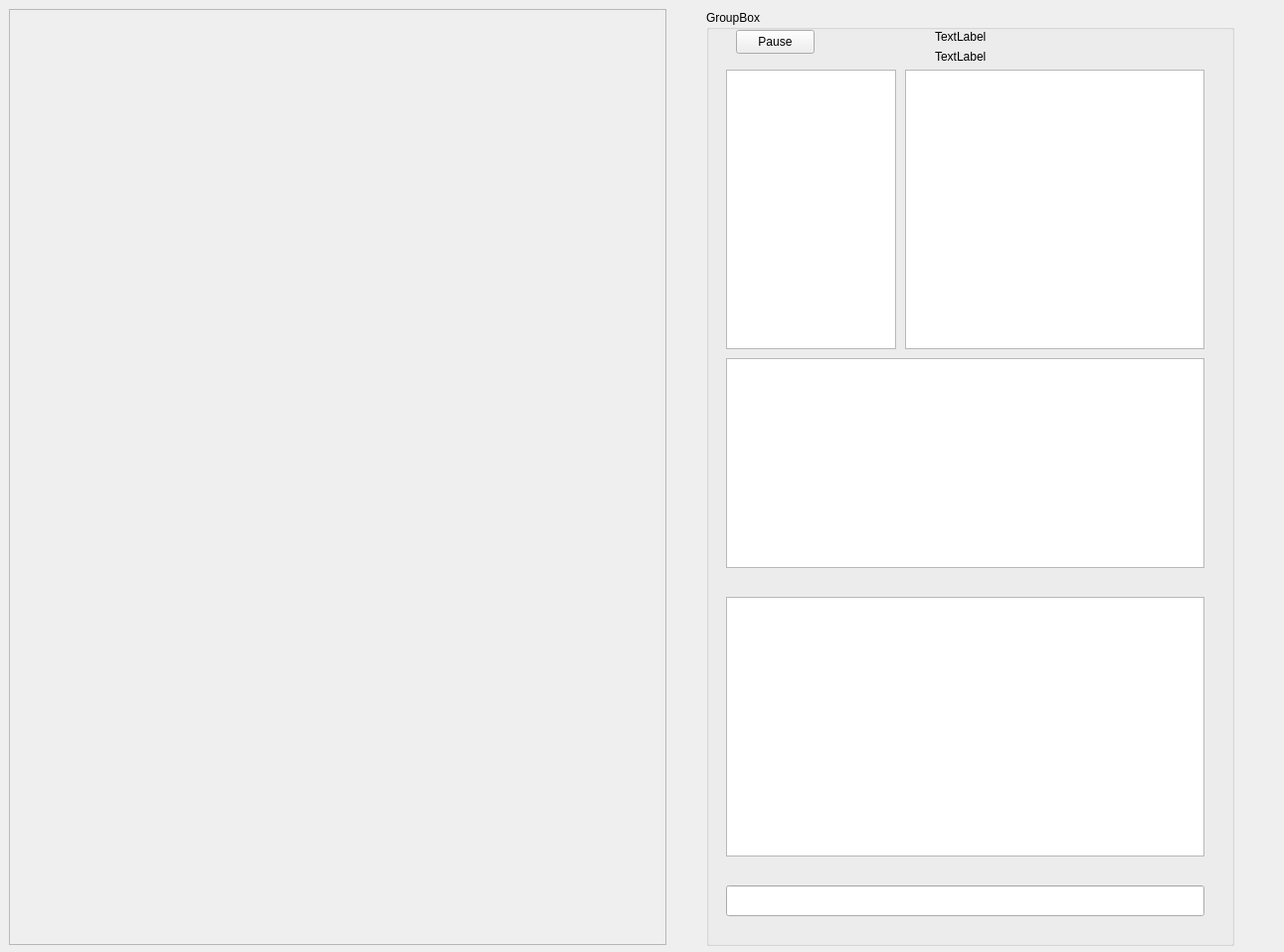
<?xml version="1.0" encoding="UTF-8"?>
<ui version="4.0">
 <class>Form</class>
 <widget class="QWidget" name="Form">
  <property name="enabled">
   <bool>true</bool>
  </property>
  <property name="geometry">
   <rect>
    <x>0</x>
    <y>0</y>
    <width>1291</width>
    <height>957</height>
   </rect>
  </property>
  <property name="windowTitle">
   <string>Form</string>
  </property>
  <widget class="GameBoardWidget" name="board">
   <property name="geometry">
    <rect>
     <x>9</x>
     <y>9</y>
     <width>661</width>
     <height>941</height>
    </rect>
   </property>
   <property name="frameShape">
    <enum>QFrame::StyledPanel</enum>
   </property>
   <property name="frameShadow">
    <enum>QFrame::Raised</enum>
   </property>
  </widget>
  <widget class="QGroupBox" name="panel">
   <property name="geometry">
    <rect>
     <x>710</x>
     <y>10</y>
     <width>531</width>
     <height>941</height>
    </rect>
   </property>
   <property name="title">
    <string>GroupBox</string>
   </property>
   <widget class="QListWidget" name="list_towers">
    <property name="geometry">
     <rect>
      <x>20</x>
      <y>60</y>
      <width>171</width>
      <height>281</height>
     </rect>
    </property>
   </widget>
   <widget class="QPushButton" name="pause_button">
    <property name="geometry">
     <rect>
      <x>30</x>
      <y>20</y>
      <width>79</width>
      <height>24</height>
     </rect>
    </property>
    <property name="text">
     <string>Pause</string>
    </property>
   </widget>
   <widget class="QLabel" name="life">
    <property name="geometry">
     <rect>
      <x>230</x>
      <y>20</y>
      <width>57</width>
      <height>14</height>
     </rect>
    </property>
    <property name="text">
     <string>TextLabel</string>
    </property>
   </widget>
   <widget class="QLabel" name="money">
    <property name="geometry">
     <rect>
      <x>230</x>
      <y>40</y>
      <width>57</width>
      <height>14</height>
     </rect>
    </property>
    <property name="text">
     <string>TextLabel</string>
    </property>
   </widget>
   <widget class="QTableWidget" name="waves">
    <property name="geometry">
     <rect>
      <x>200</x>
      <y>60</y>
      <width>301</width>
      <height>281</height>
     </rect>
    </property>
    <attribute name="horizontalHeaderVisible">
     <bool>false</bool>
    </attribute>
    <attribute name="verticalHeaderVisible">
     <bool>false</bool>
    </attribute>
   </widget>
   <widget class="DebugConsole" name="console" native="true">
    <property name="enabled">
     <bool>true</bool>
    </property>
    <property name="geometry">
     <rect>
      <x>10</x>
      <y>580</y>
      <width>501</width>
      <height>341</height>
     </rect>
    </property>
    <widget class="ConsoleEdit" name="input">
     <property name="geometry">
      <rect>
       <x>10</x>
       <y>300</y>
       <width>481</width>
       <height>31</height>
      </rect>
     </property>
    </widget>
    <widget class="ConsoleView" name="output">
     <property name="geometry">
      <rect>
       <x>10</x>
       <y>10</y>
       <width>481</width>
       <height>261</height>
      </rect>
     </property>
    </widget>
    <zorder>input</zorder>
    <zorder>output</zorder>
    <zorder>info</zorder>
   </widget>
   <widget class="Infowidget" name="info">
    <property name="geometry">
     <rect>
      <x>20</x>
      <y>350</y>
      <width>481</width>
      <height>211</height>
     </rect>
    </property>
    <attribute name="horizontalHeaderVisible">
     <bool>false</bool>
    </attribute>
    <attribute name="verticalHeaderVisible">
     <bool>false</bool>
    </attribute>
   </widget>
  </widget>
 </widget>
 <customwidgets>
  <customwidget>
   <class>GameBoardWidget</class>
   <extends>QFrame</extends>
   <header>gameboardwidget.h</header>
   <container>1</container>
   <slots>
    <signal>click(QPoint)</signal>
   </slots>
  </customwidget>
  <customwidget>
   <class>ConsoleEdit</class>
   <extends>QLineEdit</extends>
   <header>consoleedit.h</header>
   <slots>
    <signal>submit(QString)</signal>
   </slots>
  </customwidget>
  <customwidget>
   <class>DebugConsole</class>
   <extends>QWidget</extends>
   <header>debugconsole.h</header>
   <container>1</container>
   <slots>
    <slot>submit(QString)</slot>
   </slots>
  </customwidget>
  <customwidget>
   <class>ConsoleView</class>
   <extends>QTextBrowser</extends>
   <header>consoleview.h</header>
   <slots>
    <slot>submit(QString)</slot>
   </slots>
  </customwidget>
  <customwidget>
   <class>Infowidget</class>
   <extends>QTableWidget</extends>
   <header>infowidget.h</header>
  </customwidget>
 </customwidgets>
 <resources/>
 <connections>
  <connection>
   <sender>board</sender>
   <signal>click(QPoint)</signal>
   <receiver>Form</receiver>
   <slot>game_board_clicked(QPoint)</slot>
   <hints>
    <hint type="sourcelabel">
     <x>70</x>
     <y>403</y>
    </hint>
    <hint type="destinationlabel">
     <x>1</x>
     <y>390</y>
    </hint>
   </hints>
  </connection>
  <connection>
   <sender>input</sender>
   <signal>submit(QString)</signal>
   <receiver>Form</receiver>
   <slot>submit_console(QString)</slot>
   <hints>
    <hint type="sourcelabel">
     <x>876</x>
     <y>905</y>
    </hint>
    <hint type="destinationlabel">
     <x>2</x>
     <y>671</y>
    </hint>
   </hints>
  </connection>
  <connection>
   <sender>input</sender>
   <signal>submit(QString)</signal>
   <receiver>output</receiver>
   <slot>submit(QString)</slot>
   <hints>
    <hint type="sourcelabel">
     <x>800</x>
     <y>901</y>
    </hint>
    <hint type="destinationlabel">
     <x>793</x>
     <y>860</y>
    </hint>
   </hints>
  </connection>
  <connection>
   <sender>pause_button</sender>
   <signal>clicked()</signal>
   <receiver>Form</receiver>
   <slot>toggle_pause()</slot>
   <hints>
    <hint type="sourcelabel">
     <x>766</x>
     <y>47</y>
    </hint>
    <hint type="destinationlabel">
     <x>695</x>
     <y>39</y>
    </hint>
   </hints>
  </connection>
  <connection>
   <sender>list_towers</sender>
   <signal>itemActivated(QListWidgetItem*)</signal>
   <receiver>Form</receiver>
   <slot>show_tower(QListWidgetItem*)</slot>
   <hints>
    <hint type="sourcelabel">
     <x>763</x>
     <y>190</y>
    </hint>
    <hint type="destinationlabel">
     <x>683</x>
     <y>176</y>
    </hint>
   </hints>
  </connection>
 </connections>
 <slots>
  <slot>select_attacker_type(int)</slot>
  <slot>game_board_clicked(QPoint)</slot>
  <slot>submit_console(QString)</slot>
  <slot>toggle_pause()</slot>
  <slot>show_tower(QListWidgetItem*)</slot>
 </slots>
</ui>
